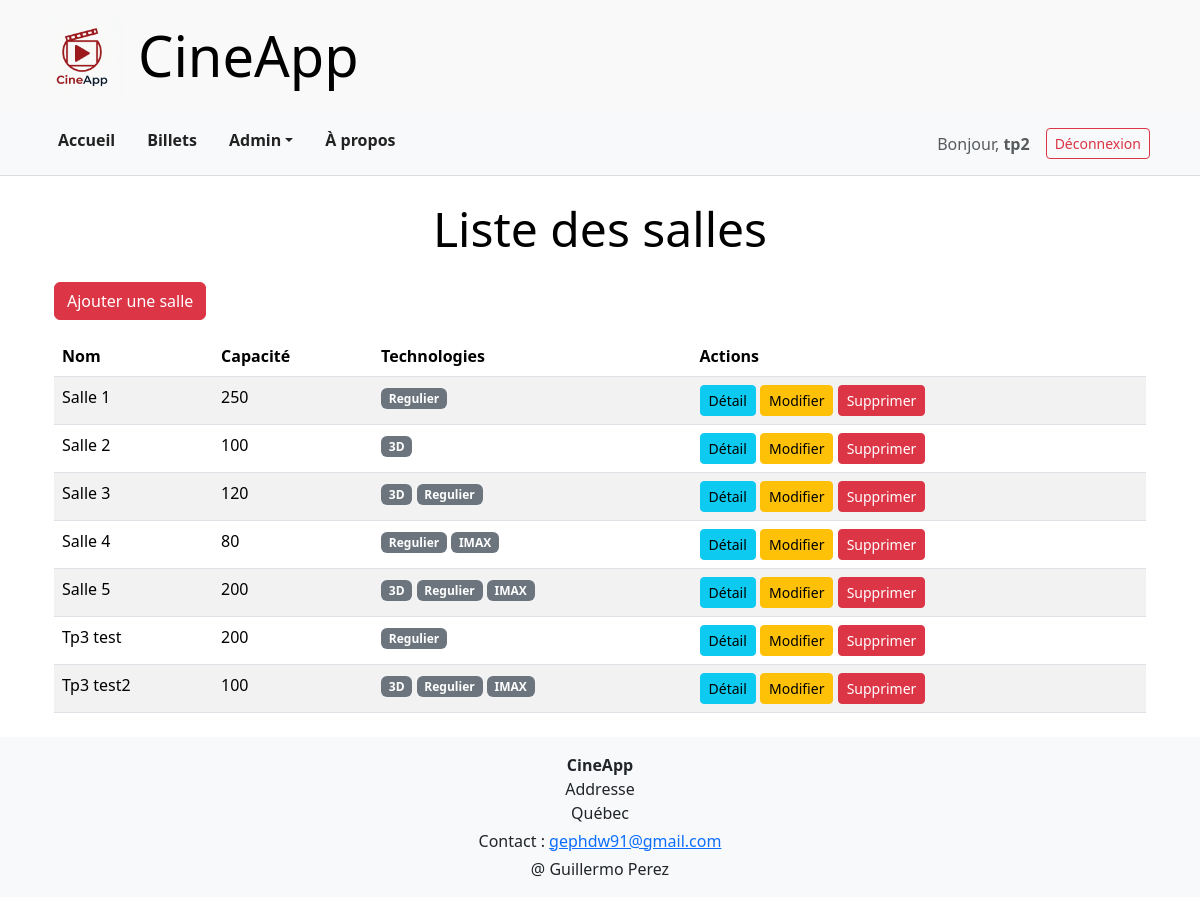
Screenshot of /salles/ (signed in) with the database file from the repository.
### cinema/models.py (models this page shows, shortened)
class Salle(models.Model):
    noSalle = models.CharField(max_length=50)
    capacite = models.PositiveIntegerField(
        default=250, validators=[MinValueValidator(1), MaxValueValidator(250)]
    )
    technologies = models.ManyToManyField(Technologie)

class Technologie(models.Model):
    nomTechno = models.CharField(max_length=50)

### cinema/views.py (the view)
# urls.py: path("salles/", views.SalleListView.as_view(), name="salle_list"),
class SalleListView(StaffRequiredMixin, ListView):
    model = Salle
    template_name = "salles/salle_list.html"
    context_object_name = "salles"

### cinema/views.py (called while the page is built)
    def test_func(self):
        return self.request.user.is_staff

### monCinema/templates/salles/salle_list.html (shortened to what this page needs)
{% extends 'maitre.html' %}
{% block titrepage %}Liste des salles{% endblock %}
{% block contenu %}
<div class="container mt-4">
    <a href="{% url 'salle_create' %}" class="btn btn-danger mb-3">Ajouter une salle</a>
    <table class="table table-striped">
        <thead>
            <tr>
                <th>Nom</th>
                <th>Capacité</th>
                <th>Technologies</th>
                <th>Actions</th>
            </tr>
        </thead>
        <tbody>
            {% for salle in salles %}
            <tr>
                <td>{{ salle.noSalle }}</td>
                <td>{{ salle.capacite }}</td>
                <td>
                    {% for tech in salle.technologies.all %}
                        <span class="badge bg-secondary">{{ tech.nomTechno }}</span>
                    {% endfor %}
                </td>
                <td>
                    <a href="{% url 'salle_detail' salle.id %}" class="btn btn-sm btn-info">Détail</a>
                    <a href="{% url 'salle_edit' salle.id %}" class="btn btn-sm btn-warning">Modifier</a>
                    <a href="{% url 'salle_delete' salle.id %}" class="btn btn-sm btn-danger">Supprimer</a>
                </td>
            </tr>
            {% endfor %}
        </tbody>
    </table>
</div>
{% endblock %}

### monCinema/templates/maitre.html (shortened to what this page needs)
{% load static %}
<!DOCTYPE html>
<html lang="fr">
<head>
    <link href="https://cdn.jsdelivr.net/npm/bootstrap@5.3.8/dist/css/bootstrap.min.css" rel="stylesheet"
>
    <link rel="stylesheet" href="{% static 'css/styles.css' %}">
</head>
<body>
    <header class="cinema-header">
        <div class="container py-3 d-flex align-items-center">
            <img src="{% static 'images/logo.jpg' %}" class="img-fluid me-3" alt="Cinema logo" style="height: 80px;">
            <h1 class="m-0 display-4">CineApp</h1>
        </div>
    </header>
    {% include "menu.html" %}
    <div class="container mt-4">
        <h1 class="text-center mb-4 page-titre">
            {% block titrepage %} Page Maître {% endblock %}
        </h1>
        {% block contenu %}{% endblock %}
    </div>
    <footer class="bg-light text-dark py-3 mt-4">
        <div class="container text-center">
            <p class="mb-1">
                <strong>CineApp</strong>
                <br>Addresse<br>
                Québec
            </p>
            <p class="mb-1">
                Contact : <a href="mailto:gephdw91@gmail.com">gephdw91@gmail.com</a>
            </p>
            <p class="mb-0">
                @ Guillermo Perez
            </p>
        </div>
    </footer>
</body>
</html>

### monCinema/templates/menu.html (shortened to what this page needs)
  <nav class="bg-light py-3 main-nav">
    <div class="container d-flex justify-content-between">
      <div class="d-flex">
        <a href="{% url 'accueil' %}" class="mx-3 nav-link-custom">Accueil</a>
        <a href="{% url 'billets' %}" class="mx-3 nav-link-custom">Billets</a>
        {% if user.is_authenticated and user.is_staff %}
          <div class="mx-3 dropdown">
            <a class="nav-link-custom dropdown-toggle" href="#" data-bs-toggle="dropdown">Admin</a>
          </div>
        {% endif %}
        <a href="{% url 'apropos' %}" class="mx-3 nav-link-custom">À propos</a>
      </div>
      <div class="d-flex align-items-center">
        {% if user.is_authenticated %}
          <span class="mx-2 text-muted">Bonjour, <strong>{{ user.username }}</strong></span>
          <form method="post" action="{% url 'logout' %}" class="d-inline m-0">
            <button type="submit" class="btn btn-outline-danger btn-sm mx-2">Déconnexion</button>
          </form>
        {% else %}
          <a href="{% url 'login' %}" class="btn btn-outline-primary btn-sm mx-2">Connexion</a>
          <a href="{% url 'register' %}" class="btn btn-primary btn-sm mx-2">S'inscrire</a>
        {% endif %}
      </div>
    </div>
  </nav>

### monCinema/static/css/styles.css (style rules this page uses)
:root { --color-wh: #ffffff; --color-bl: #000000; --color-dark: #222; --color-border-lt: #dcdcdc; --color-border-med: #bbb; --color-border-img: #ddd; --color-bg-lt: #f9f9f9; --color-bg-blu: #0909e8; --color-shadow: rgba(0, 0, 0, 0.05); --padding-base: 16px; }
.cinema-header { color: var(--color-bl); background: var(--color-bg-lt); }
.main-nav { border-bottom: 1px solid var(--color-border-lt); }
.nav-link-custom { color: var(--color-dark); text-decoration: none; font-weight: 600; position: relative; padding-bottom: 4px; transition: color 0.25s ease, transform 0.25s ease; }
.page-titre { color: var(--color-bl); font-family: "Segoe UI", system-ui, sans-serif; font-size: 48px; font-weight: 500; }

### rows the page displays
Salle: noSalle "Salle 1", capacite "250"
Technologie: nomTechno "Regulier"
Salle: noSalle "Salle 2", capacite "100"
Technologie: nomTechno "3D"
Salle: noSalle "Salle 3", capacite "120"
Salle: noSalle "Salle 4", capacite "80"
Technologie: nomTechno "IMAX"
Salle: noSalle "Salle 5", capacite "200"
Salle: noSalle "Tp3 test", capacite "200"
Salle: noSalle "Tp3 test2", capacite "100"

### other values shown
{{ user.username }} "tp2"
